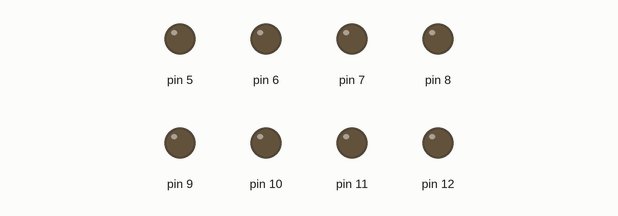
Simulated run of this sketch. Board: Arduino Uno, built with avr-gcc and run on an emulated ATmega328P. Shown: output pins drawn as LEDs (lit = HIGH).

Above: at 0.5 s.
At 2.5 s:
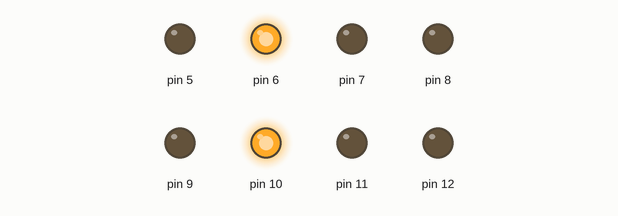
At 3.5 s:
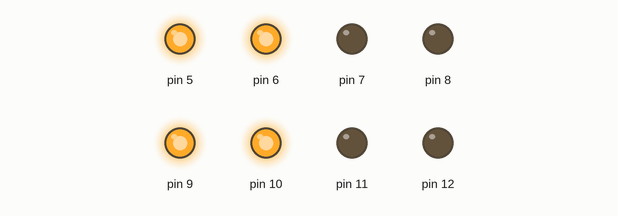
At 5.5 s:
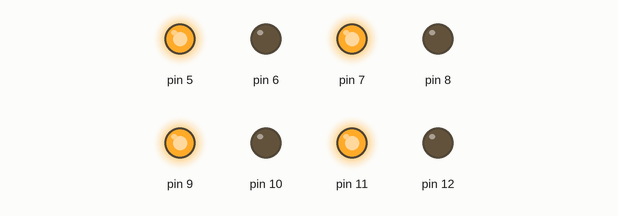
At 8.5 s:
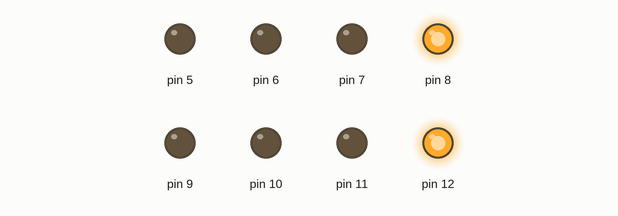
At 11.5 s:
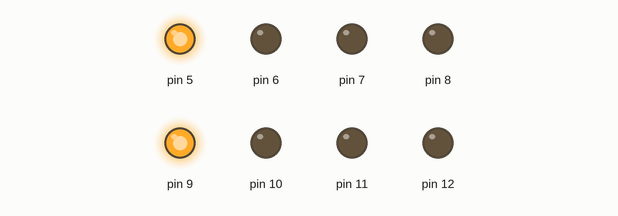
Timing chart, 0 to 13.0 s (numbered marks = the images above):
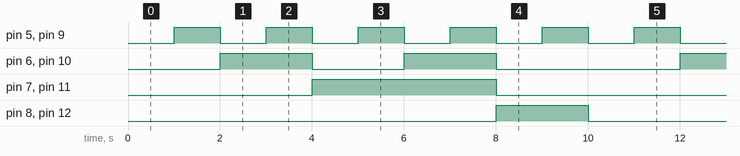

Measured:
- by itself, pin 5, pin 9: alternates HIGH for 1.0 s and LOW for 1.0 s
- by itself, pin 6, pin 10: repeats every 10.0 s: LOW 2.0 s, HIGH 2.0 s, LOW 4.0 s, HIGH 2.0 s
- by itself, pin 7, pin 11: alternates HIGH for 4.0 s and LOW for 6.0 s
- by itself, pin 8, pin 12: alternates HIGH for 2.0 s and LOW for 8.0 s

The sketch:

ch08-exam2-1.ino
```cpp
int num[10][4] = {
    {0,0,0,0},
    {0,0,0,1},
    {0,0,1,0},
    {0,0,1,1},
    {0,1,0,0},
    {0,1,0,1},
    {0,1,1,0},
    {0,1,1,1},
    {1,0,0,0},
    {1,0,0,1}
    };

void setup() {
  Serial.begin(9600);
  for (int i=5; i<13; i++) {
    pinMode(i, OUTPUT);
  }
}
void loop() {
  for (int i=0; i<10; i++) {
    for (int j=0; j<4; j++) {
      digitalWrite(j+5,num[i][3-j]);
      digitalWrite(j+9,num[i][3-j]);
    }
    delay(1000);
  }
}
```
